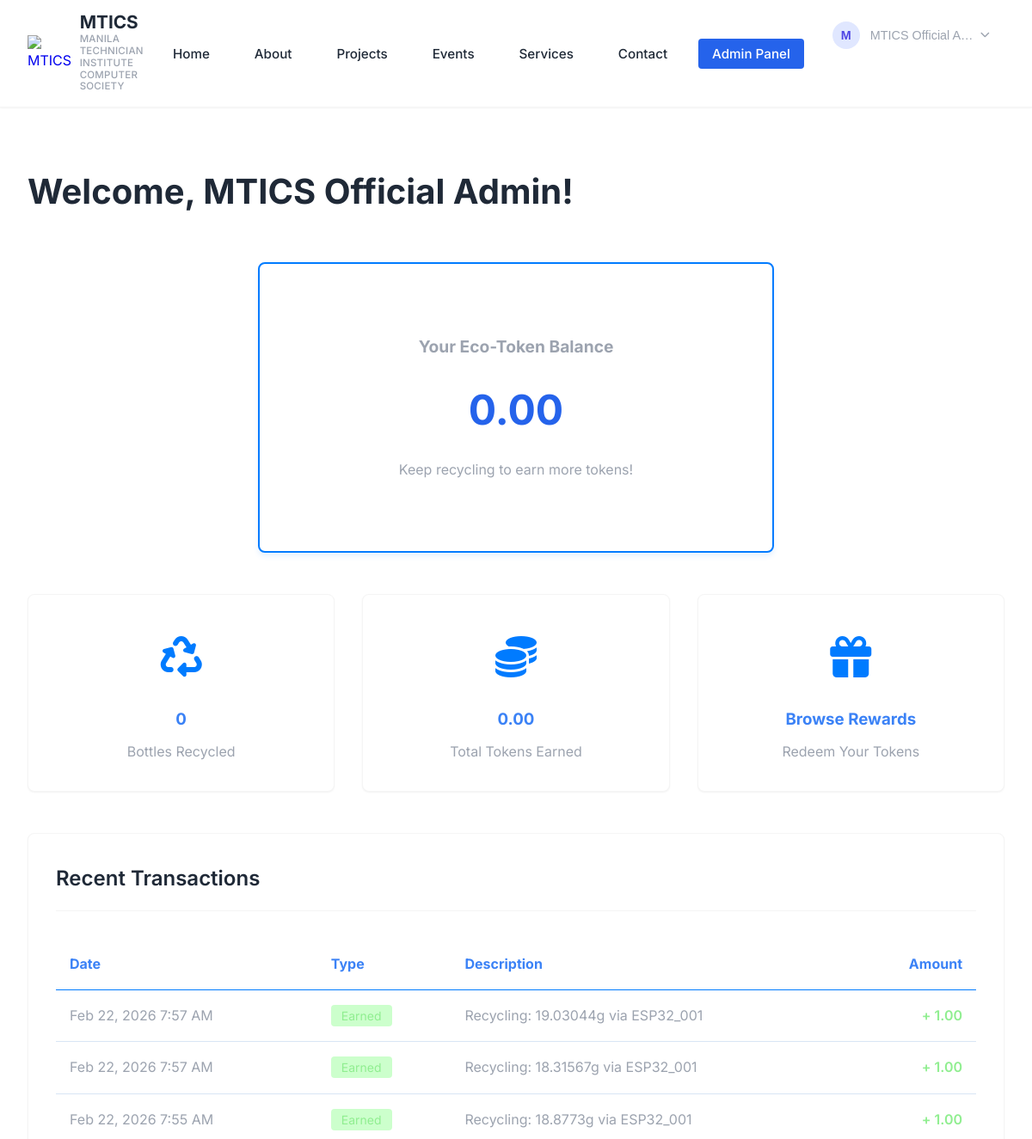
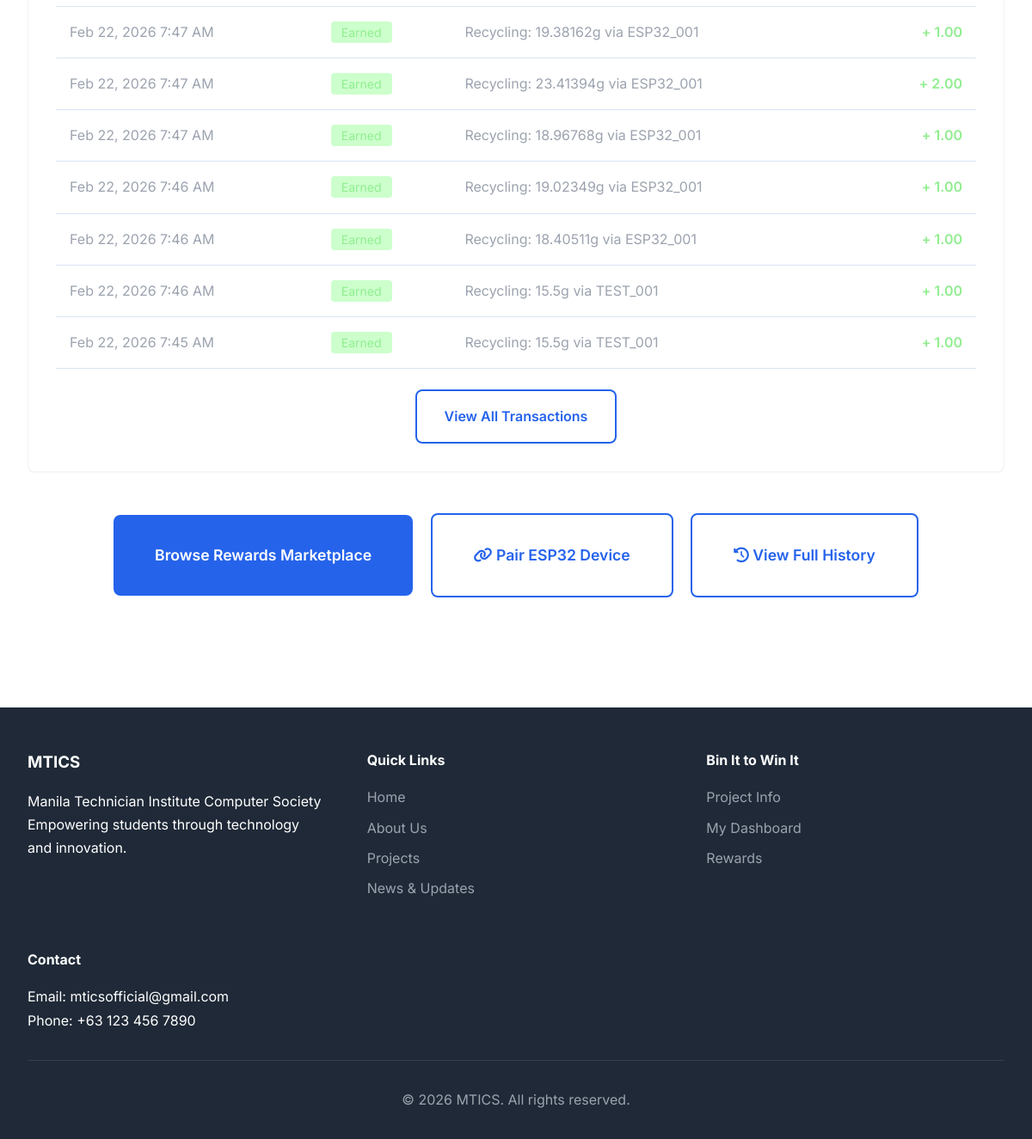
Page /dashboard/index.php (signed in) on the committed database (2 pictures, top to bottom).
### tables this page shows
CREATE TABLE IF NOT EXISTS users (
    id INT AUTO_INCREMENT PRIMARY KEY,
    student_id VARCHAR(50) UNIQUE NOT NULL,
    email VARCHAR(255) UNIQUE NOT NULL,
    password_hash VARCHAR(255) NOT NULL,
    full_name VARCHAR(255) NOT NULL,
    profile_image VARCHAR(255) NULL,
    course VARCHAR(100),
    year_level VARCHAR(20),
    eco_tokens DECIMAL(10, 2) DEFAULT 0.00,
    created_at TIMESTAMP DEFAULT CURRENT_TIMESTAMP,
    last_login TIMESTAMP NULL,
    is_active BOOLEAN DEFAULT TRUE,
    is_admin BOOLEAN DEFAULT FALSE,
    INDEX idx_student_id (student_id),
    INDEX idx_email (email),
    INDEX idx_is_admin (is_admin)
);

CREATE TABLE IF NOT EXISTS transactions (
    id INT AUTO_INCREMENT PRIMARY KEY,
    user_id INT NOT NULL,
    transaction_type ENUM('earned', 'redeemed', 'admin_adjustment') NOT NULL,
    amount DECIMAL(10, 2) NOT NULL,
    description TEXT,
    related_reward_id INT NULL,
    created_at TIMESTAMP DEFAULT CURRENT_TIMESTAMP,
    FOREIGN KEY (user_id) REFERENCES users(id) ON DELETE CASCADE,
    INDEX idx_user_id (user_id),
    INDEX idx_created_at (created_at),
    INDEX idx_transaction_type (transaction_type)
);

### config/config.php (called while the page is built, shortened)
<?php
function get_user_id() {
    return isset($_SESSION['user_id']) ? $_SESSION['user_id'] : null;
}
function format_tokens($amount) {
    return number_format($amount, 2);
}
function is_admin() {
    $user_id = get_user_id();
    try {
        $db = Database::getInstance()->getConnection();
        $stmt = $db->prepare("SELECT is_admin FROM users WHERE id = ?");
        $stmt->execute([$user_id]);
        $user = $stmt->fetch();
        return $user && $user['is_admin'] == 1;
    } catch (PDOException $e) {
        return false;
    }
}

### dashboard/index.php (the view, shortened to what this page needs)
<?php
require_once '../config/config.php';
$user_id = get_user_id();
$db = Database::getInstance()->getConnection();
$stmt = $db->prepare("SELECT * FROM users WHERE id = ?");
$stmt->execute([$user_id]);
$user = $stmt->fetch();
$stmt = $db->prepare("
    SELECT * FROM transactions
    WHERE user_id = ?
    ORDER BY created_at DESC
    LIMIT 10
");
$stmt->execute([$user_id]);
$recent_transactions = $stmt->fetchAll();
$stmt = $db->prepare("
    SELECT
        SUM(CASE WHEN tokens_earned > 0 THEN 1 ELSE 0 END) as total_recycled,
        SUM(tokens_earned) as total_tokens_earned
    FROM recycling_activities
    WHERE user_id = ?
");
$stmt->execute([$user_id]);
$stats = $stmt->fetch();
include '../includes/header.php';
?>
<section class="section">
    <div class="container">
        <h1 class="section-title">Welcome, <?php echo htmlspecialchars($user['full_name']); ?>!</h1>
        <div class="card" style="max-width: 600px; margin: 0 auto 3rem; text-align: center; background: white; border: 2px solid #007bff; border-radius: 8px; box-shadow: 0 4px 6px rgba(0, 123, 255, 0.1);">
            <div class="card-body" style="padding: 3rem 2rem;">
                <h2 style="color: var(--medium-gray); font-size: 1.2rem; margin-bottom: 1rem;">Your Eco-Token Balance</h2>
                <div class="token-display" style="font-size: 3rem; justify-content: center;">
                    <span><?php echo format_tokens($user['eco_tokens']); ?></span>
                </div>
                <p style="color: var(--medium-gray); margin-top: 1rem;">
                    Keep recycling to earn more tokens!
                </p>
            </div>
        </div>
        <div class="grid grid-3" style="margin-bottom: 3rem;">
            <div class="card" style="text-align: center;">
                <div style="font-size: 3rem; color: #007bff; margin-bottom: 1rem;">
                    <i class="fas fa-recycle"></i>
                </div>
                <h3 style="color: var(--light-blue); margin-bottom: 0.5rem;">
                    <?php echo $stats['total_recycled'] ?? 0; ?>
                </h3>
                <p style="color: var(--medium-gray);">Bottles Recycled</p>
            </div>
            <div class="card" style="text-align: center;">
                <div style="font-size: 3rem; color: #007bff; margin-bottom: 1rem;">
                    <i class="fas fa-coins"></i>
                </div>
                <h3 style="color: var(--light-blue); margin-bottom: 0.5rem;">
                    <?php echo format_tokens($stats['total_tokens_earned'] ?? 0); ?>
                </h3>
                <p style="color: var(--medium-gray);">Total Tokens Earned</p>
            </div>
            <div class="card" style="text-align: center;">
                <div style="font-size: 3rem; color: #007bff; margin-bottom: 1rem;">
                    <i class="fas fa-gift"></i>
                </div>
                <h3 style="color: var(--light-blue); margin-bottom: 0.5rem;">
                    <a href="rewards.php" style="color: var(--light-blue); text-decoration: none;">
                        Browse Rewards
                    </a>
                </h3>
                <p style="color: var(--medium-gray);">Redeem Your Tokens</p>
            </div>
        </div>
        <?php if (!empty($recent_transactions)): ?>
        <div class="card">
            <div class="card-header">
                <h2 class="card-title">Recent Transactions</h2>
            </div>
            <div class="card-body">
                <div style="overflow-x: auto;">
                    <table style="width: 100%; border-collapse: collapse;">
                        <thead>
                            <tr style="border-bottom: 1px solid var(--azure-blue);">
                                <th style="padding: 1rem; text-align: left; color: var(--light-blue);">Date</th>
                                <th style="padding: 1rem; text-align: left; color: var(--light-blue);">Type</th>
                                <th style="padding: 1rem; text-align: left; color: var(--light-blue);">Description</th>
                                <th style="padding: 1rem; text-align: right; color: var(--light-blue);">Amount</th>
                            </tr>
                        </thead>
                        <tbody>
                            <?php foreach ($recent_transactions as $transaction): ?>
                            <tr style="border-bottom: 1px solid rgba(61, 127, 199, 0.2);">
                                <td style="padding: 1rem; color: var(--medium-gray);">
                                    <?php echo date('M j, Y g:i A', strtotime($transaction['created_at'])); ?>
                                </td>
                                <td style="padding: 1rem;">
                                    <span style="
                                        padding: 0.25rem 0.75rem;
                                        border-radius: var(--radius-sm);
                                        font-size: 0.875rem;
                                        <?php
                                        if ($transaction['transaction_type'] === 'earned') {
                                            echo 'background: rgba(0, 255, 0, 0.2); color: #90ee90;';
                                        } elseif ($transaction['transaction_type'] === 'redeemed') {
                                            echo 'color: #007bff;';
                                        } else {
                                            echo 'color: #007bff;';
                                        }
                                        ?>
                                    ">
                                        <?php echo ucfirst($transaction['transaction_type']); ?>
                                    </span>
                                </td>
                                <td style="padding: 1rem; color: var(--medium-gray);">
                                    <?php echo htmlspecialchars($transaction['description']); ?>
                                </td>
                                <td style="padding: 1rem; text-align: right; font-weight: 600;
                                    <?php
                                    if ($transaction['transaction_type'] === 'earned') {
                                        echo 'color: #90ee90;';
                                    } elseif ($transaction['transaction_type'] === 'redeemed') {
                                        echo 'color: #007bff;';
                                    } elseif ($transaction['transaction_type'] === 'admin_adjustment') {
                                        echo $transaction['amount'] >= 0 ? 'color: #90ee90;' : 'color: #ff6b6b;';
                                    } else {
                                        echo 'color: #007bff;';
                                    }
                                    ?>">
                                    <?php
                                    if ($transaction['transaction_type'] === 'earned') {
                                        echo '+';
                                    } elseif ($transaction['transaction_type'] === 'redeemed') {
                                        echo '-';
                                    } elseif ($transaction['transaction_type'] === 'admin_adjustment') {
                                        echo $transaction['amount'] >= 0 ? '+' : '-';
                                    } else {
                                        echo '';
                                    }
                                    ?>
                                    <?php echo format_tokens(abs($transaction['amount'])); ?>
                                </td>
                            </tr>
                            <?php endforeach; ?>
                        </tbody>
                    </table>
                </div>
                <div style="text-align: center; margin-top: 1.5rem;">
                    <a href="transactions.php" class="btn btn-secondary">View All Transactions</a>
                </div>
            </div>
        </div>
        <?php endif; ?>
        <div style="text-align: center; margin-top: 3rem;">
            <a href="rewards.php" class="btn btn-primary btn-large">Browse Rewards Marketplace</a>
            <a href="pair_device.php" class="btn btn-secondary btn-large" style="margin-left: 1rem;">
                <i class="fas fa-link"></i> Pair ESP32 Device
            </a>
            <a href="transactions.php" class="btn btn-secondary btn-large" style="margin-left: 1rem;">
                <i class="fas fa-history"></i> View Full History
            </a>
        </div>
    </div>
</section>
<?php include '../includes/footer.php'; ?>

### rows in the picture
users: full_name "MTICS Official Admin", eco_tokens "0.00"
transactions: created_at "Feb 22, 2026 7:57 AM", transaction_type "Earned", description "Recycling: 19.03044g via ESP32_001", amount "1.00"
transactions: created_at "Feb 22, 2026 7:57 AM", transaction_type "Earned", description "Recycling: 18.31567g via ESP32_001", amount "1.00"
transactions: created_at "Feb 22, 2026 7:55 AM", transaction_type "Earned", description "Recycling: 18.8773g via ESP32_001", amount "1.00"
transactions: created_at "Feb 22, 2026 7:47 AM", transaction_type "Earned", description "Recycling: 19.38162g via ESP32_001", amount "1.00"
transactions: created_at "Feb 22, 2026 7:47 AM", transaction_type "Earned", description "Recycling: 23.41394g via ESP32_001", amount "2.00"
transactions: created_at "Feb 22, 2026 7:47 AM", transaction_type "Earned", description "Recycling: 18.96768g via ESP32_001", amount "1.00"
transactions: created_at "Feb 22, 2026 7:46 AM", transaction_type "Earned", description "Recycling: 19.02349g via ESP32_001", amount "1.00"
transactions: created_at "Feb 22, 2026 7:46 AM", transaction_type "Earned", description "Recycling: 18.40511g via ESP32_001", amount "1.00"
transactions: created_at "Feb 22, 2026 7:46 AM", transaction_type "Earned", description "Recycling: 15.5g via TEST_001", amount "1.00"
transactions: created_at "Feb 22, 2026 7:45 AM", transaction_type "Earned", description "Recycling: 15.5g via TEST_001", amount "1.00"

### other values in the picture
$initials "M"
$current_name "MTICS Official A…"
$stats['total_recycled'] "0"
format_tokens($stats['total_tokens_earned'] ?? 0) "0.00"
